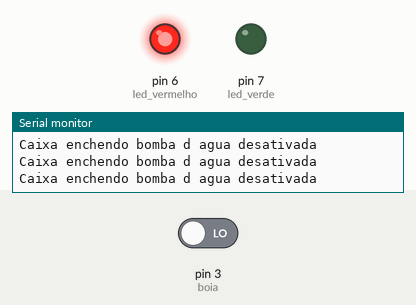
A sketch run on a simulated Arduino Uno, built with avr-gcc and run on an emulated ATmega328P. On the bench: output pins drawn as LEDs (lit = HIGH), the last lines printed to the serial monitor. Inputs (shaded band) come from the test bench; at power-on: pin 3 (boia) LOW.

Above: at 1.2 s.
1.3 s: pin 3 (boia) driven HIGH
At 2.2 s:
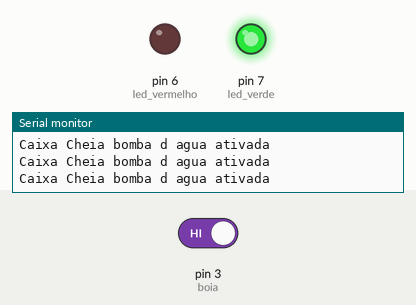
2.8 s: pin 3 (boia) driven LOW
At 3.5 s:
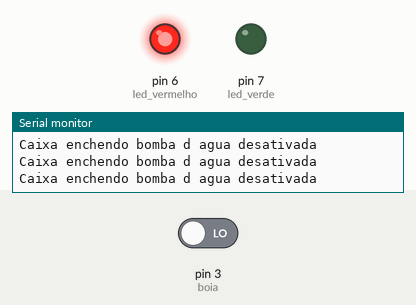
Timing chart, 0 to 5.8 s (numbered marks = the images above; inputs shaded):
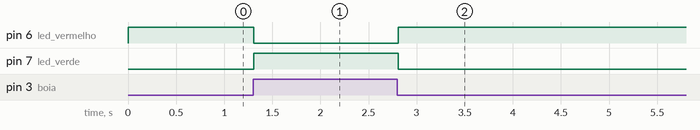

The sketch:

teste_sensor_de_liquido.ino
```cpp
// Declaração dos Pinos
int boia = 3;
// Led verde
int led_verde = 7;
// Led vermelho
int led_vermelho = 6;


void setup()
{
  Serial.begin(9600);
  pinMode(boia, INPUT);
  pinMode(led_verde, OUTPUT);
  pinMode(led_vermelho, OUTPUT);
}

void loop()
{
  int estado = digitalRead(boia);

if(estado == 1){
    Serial.println("Caixa Cheia bomba d agua ativada");
    digitalWrite(led_vermelho, 0);
    digitalWrite(led_verde, 1);

  }else{
    Serial.println("Caixa enchendo bomba d agua desativada");
    digitalWrite(led_vermelho, 1);
    digitalWrite(led_verde, 0);

  }
  delay(100);
}
 
```

Measured:
- after the input at 1.3 s, pin 6 (led_vermelho): HIGH → LOW at once; pin 7 (led_verde): LOW → HIGH at once
- after the input at 2.8 s, pin 6 (led_vermelho): LOW → HIGH at once; pin 7 (led_verde): HIGH → LOW at once
